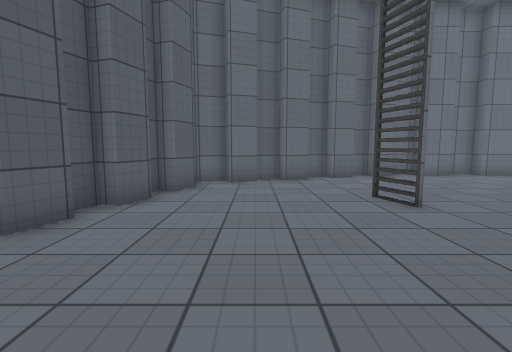
View 1 (above)

14 first-person views from a walk through a Unity game level. The camera is 1.2 m above the floor, tilts 6° down and sees 85° across. The floor is counted in squares, 1 m on a side. Each view is taken from the middle of a square. On the plan, view 1 faces up. The plan holds only what a view shows up to about 13 squares ahead; the rest is blank. The place goes on beyond the plan. Some surface patterns are stand-ins.

View 2
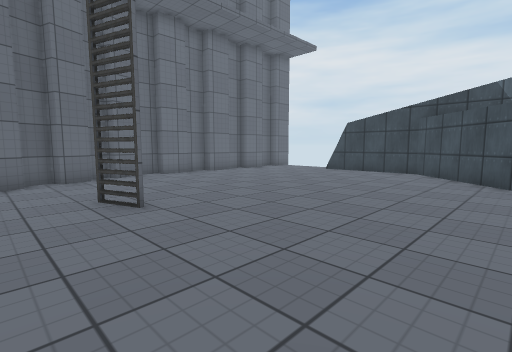

View 3
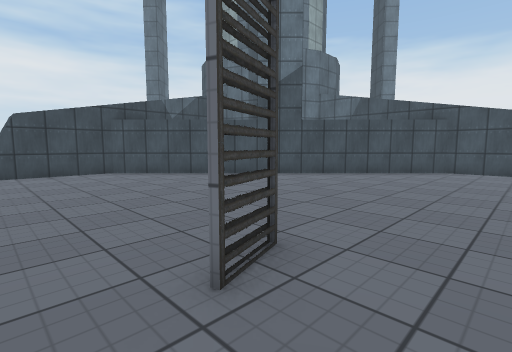

View 4
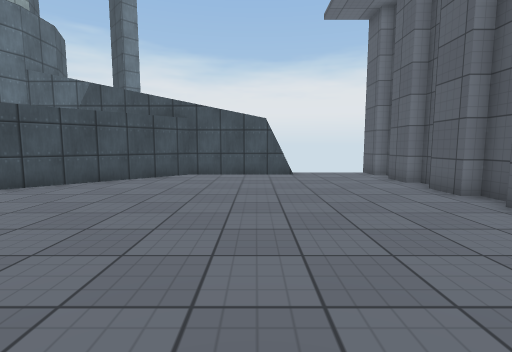

View 5
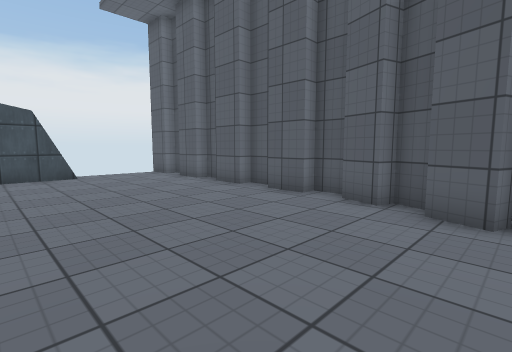

View 6
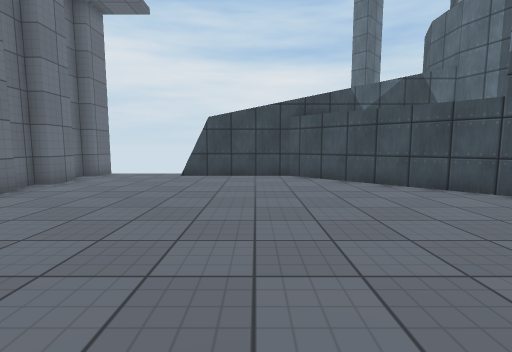

View 7
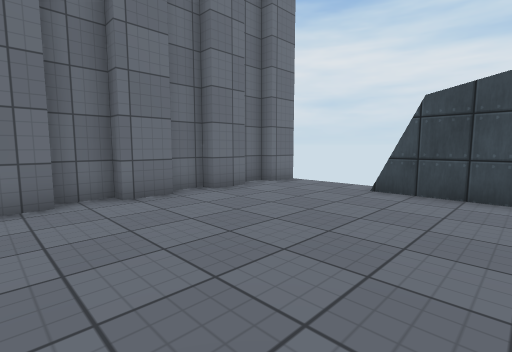

View 8
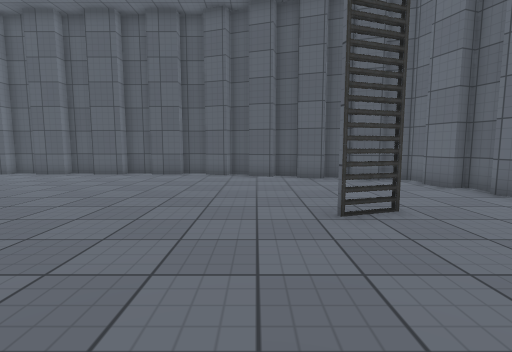

View 9
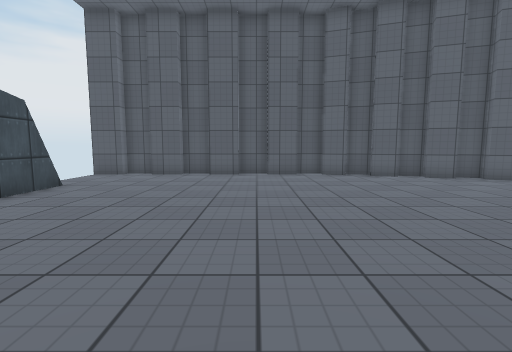

View 10
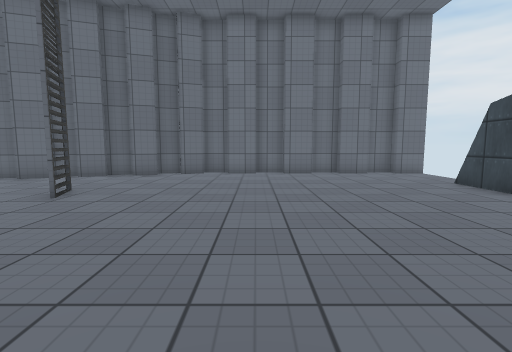

View 11
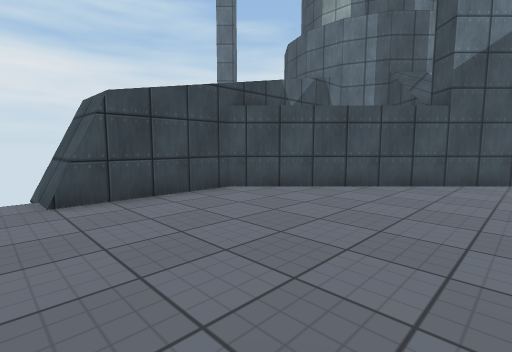

View 12
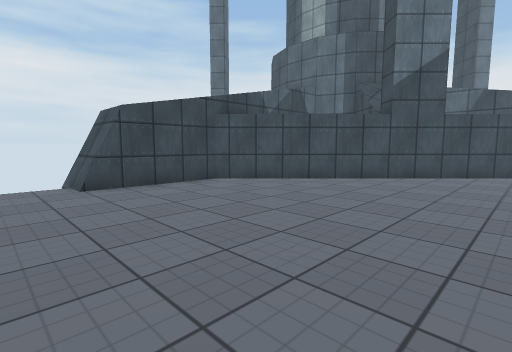

View 13
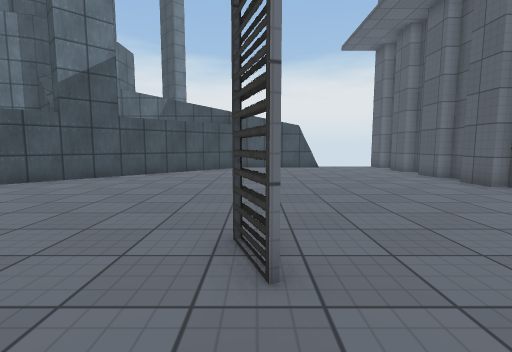

View 14
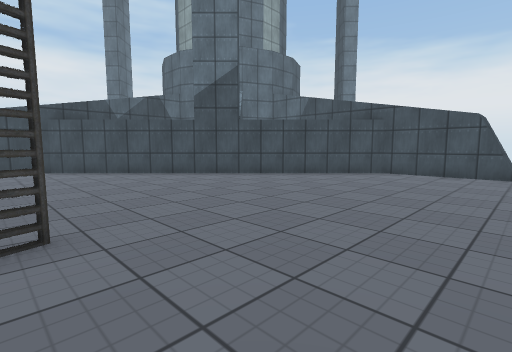

### Floor plan
Key: @ floor where view 1 was taken; # wall or solid block; . floor; = window, fence, low wall or low ledge.
Columns run from 5 left of view 1 to 16 right of it. Each row starts with its distance up from view 1.
 12          #############
 11       #####..........
 10    #####.............
  9    ##................
  8   ##................##
  7   #.................##
  6   #.....=...........#
  5  ##.................#
  4  ##.................#
  3  #.................##
  2  #................##
  1 ##...............##
  0 ##...@..........##
 -1 #..............##
 -2 ##............##
 -3 ##...........##
 -4 ##..........##
 -5 ##.........##
 -6 #.........##
 -7 ##...######
 -8  #   #

Where each view was taken, in squares from view 1:
view 1: 0 up, 0 right, facing up
view 2: 0 up, 1 right, facing up-right
view 3: 8 up, 1 right, facing down-right
view 4: 5 up, 1 right, facing down
view 5: 5 up, 2 right, facing down-left
view 6: 5 up, 3 right, facing right
view 7: 5 up, 7 right, facing up-right
view 8: 4 up, 8 right, facing left
view 9: 1 down, 8 right, facing left
view 10: 1 down, 8 right, facing up
view 11: 9 up, 8 right, facing down-right
view 12: 10 up, 6 right, facing down-right
view 13: 9 up, 3 right, facing down
view 14: 6 up, 1 left, facing down-right
